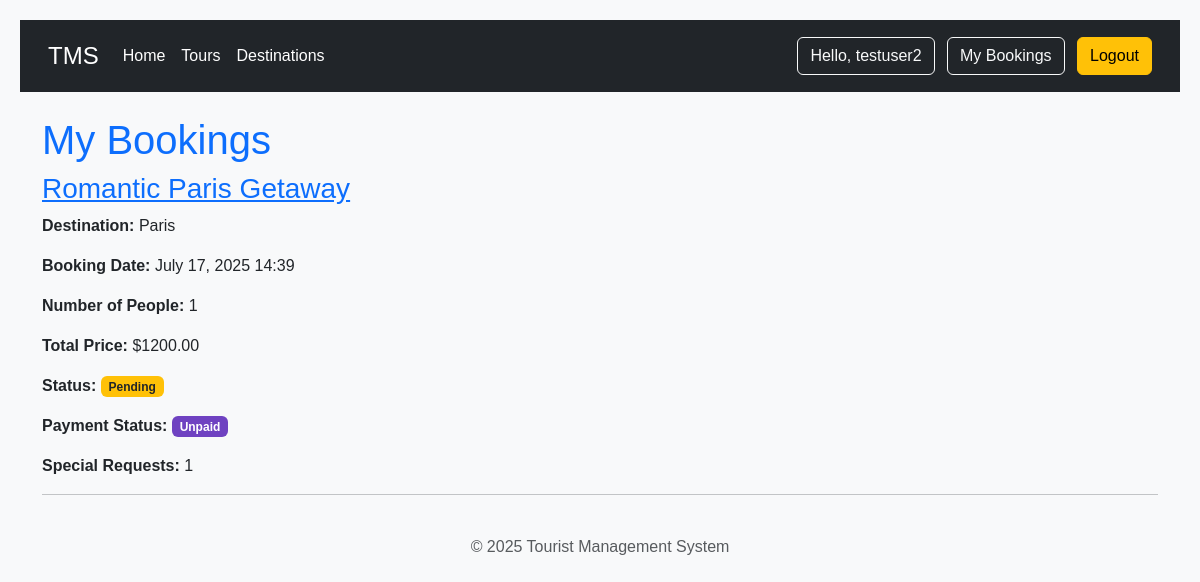
Screenshot of /tours/my-bookings/ (signed in) with the database file from the repository.
### tours/models.py (models this page shows, shortened)
class Booking(models.Model):
    BOOKING_STATUS_CHOICES = [
        ('pending', 'Pending'),
        ('confirmed', 'Confirmed'),
        ('cancelled', 'Cancelled'),
        ('completed', 'Completed'),
    ]
    PAYMENT_STATUS_CHOICES = [
        ('unpaid', 'Unpaid'),
        ('paid', 'Paid'),
        ('refunded', 'Refunded'),
        ('failed', 'Failed'), # Added 'failed' for completeness
    ]
    user = models.ForeignKey(User, on_delete=models.CASCADE, related_name='bookings')
    tour_package = models.ForeignKey(TourPackage, on_delete=models.CASCADE, related_name='bookings')
    booking_date = models.DateTimeField(auto_now_add=True)
    number_of_people = models.IntegerField(default=1)
    total_price = models.DecimalField(max_digits=10, decimal_places=2)
    status = models.CharField(max_length=20, choices=BOOKING_STATUS_CHOICES, default='pending')
    payment_status = models.CharField(max_length=20, choices=PAYMENT_STATUS_CHOICES, default='unpaid')
    payment_id = models.CharField(max_length=100, blank=True, null=True, help_text="Transaction ID from payment gateway")
    payment_method = models.CharField(max_length=50, blank=True, null=True, help_text="e.g., 'Credit Card', 'PayPal'")
    payment_timestamp = models.DateTimeField(blank=True, null=True, help_text="Time payment was processed")
    special_requests = models.TextField(blank=True, null=True)

class TourPackage(models.Model):
    TOUR_TYPES = [
        ('adventure', 'Adventure'),
        ('cultural', 'Cultural'),
        ('wildlife', 'Wildlife'),
        ('beach', 'Beach'),
        ('historical', 'Historical'),
        ('family', 'Family'),
        ('spiritual', 'Spiritual'),
    ]
    name = models.CharField(max_length=255)
    destination = models.ForeignKey(Destination, on_delete=models.CASCADE, related_name='tour_packages')
    description = models.TextField()
    price = models.DecimalField(max_digits=10, decimal_places=2)
    duration_days = models.IntegerField(help_text="Duration in days")
    tour_type = models.CharField(max_length=50, choices=TOUR_TYPES, default='cultural')
    max_participants = models.IntegerField(default=10)
    available_slots = models.IntegerField(default=10)
    start_date = models.DateField()
    end_date = models.DateField()
    includes = models.TextField(blank=True, null=True, help_text="What's included in the package")
    excludes = models.TextField(blank=True, null=True, help_text="What's not included in the package")
    image = models.ImageField(upload_to='tour_packages/', blank=True, null=True)

class Destination(models.Model):
    name = models.CharField(max_length=200, unique=True)
    description = models.TextField()
    location = models.CharField(max_length=255)
    image = models.ImageField(upload_to='destinations/', blank=True, null=True)
    best_time_to_visit = models.CharField(max_length=100, blank=True, null=True)

### tours/views.py (the view)
# urls.py: path('my-bookings/', views.my_bookings, name='my_bookings'),
@login_required
def my_bookings(request):
    user_bookings = Booking.objects.filter(user=request.user).order_by('-booking_date')
    context = {
        'user_bookings': user_bookings
    }
    return render(request, 'tours/my_bookings.html', context)

### templates/tours/my_bookings.html (shortened to what this page needs)
{% extends 'base.html' %}
{% block content %}
    <h1>My Bookings</h1>
    {% if user_bookings %}
        <div class="bookings-list">
            {% for booking in user_bookings %}
                <div class="booking-card">
                    <h3><a href="{% url 'tours:tour_detail' pk=booking.tour_package.pk %}">{{ booking.tour_package.name }}</a></h3>
                    <p><strong>Destination:</strong> {{ booking.tour_package.destination.name }}</p>
                    <p><strong>Booking Date:</strong> {{ booking.booking_date|date:"F d, Y H:i" }}</p>
                    <p><strong>Number of People:</strong> {{ booking.number_of_people }}</p>
                    <p><strong>Total Price:</strong> ${{ booking.total_price }}</p>
                    <p><strong>Status:</strong> <span class="badge badge-{{ booking.status }}">{{ booking.get_status_display }}</span></p>
                    <p><strong>Payment Status:</strong> <span class="badge badge-{{ booking.payment_status }}">{{ booking.get_payment_status_display }}</span></p>
                    {% if booking.special_requests %}
                        <p><strong>Special Requests:</strong> {{ booking.special_requests }}</p>
                    {% endif %}
                    <hr>
                </div>
            {% endfor %}
        </div>
    {% else %}
        <p>You have no bookings yet. <a href="{% url 'tours:tour_list' %}">Explore tours to book one!</a></p>
    {% endif %}
{% endblock %}

### templates/base.html (shortened to what this page needs)
<!DOCTYPE html>
<html lang="en">
<head>
    {% load static %}
    <link href="https://cdn.jsdelivr.net/npm/bootstrap@5.3.3/dist/css/bootstrap.min.css" rel="stylesheet">
    <link rel="stylesheet" href="https://cdnjs.cloudflare.com/ajax/libs/font-awesome/6.5.2/css/all.min.css" />
    <link rel="stylesheet" href="{% static 'css/style.css' %}">
</head>
<body>
    <header class="p-3 bg-dark text-white">
        <nav class="container">
            <div class="d-flex flex-wrap align-items-center justify-content-center justify-content-lg-start">
                <a href="{% url 'home' %}" class="d-flex align-items-center mb-2 mb-lg-0 text-white text-decoration-none fs-4 me-3">TMS</a>
                <ul class="nav col-12 col-lg-auto me-lg-auto mb-2 justify-content-center mb-md-0">
                    <li><a href="{% url 'home' %}" class="nav-link px-2 text-white">Home</a></li>
                    <li><a href="{% url 'tours:tour_list' %}" class="nav-link px-2 text-white">Tours</a></li>
                    <li><a href="{% url 'tours:destination_list' %}" class="nav-link px-2 text-white">Destinations</a></li>
                </ul>
                <div class="text-end">
                    {% if user.is_authenticated %}
                        <a href="{% url 'users:profile' %}" class="btn btn-outline-light me-2">Hello, {{ user.username }}</a>
                        <a href="{% url 'tours:my_bookings' %}" class="btn btn-outline-light me-2">My Bookings</a>
                        <form style="display:inline;" action="{% url 'users:logout' %}" method="post">
                            <button type="submit" class="btn btn-warning">Logout</button>
                        </form>
                    {% else %}
                        <a href="{% url 'users:login' %}" class="btn btn-outline-light me-2">Login</a>
                        <a href="{% url 'users:register' %}" class="btn btn-warning">Register</a>
                    {% endif %}
                </div>
            </div>
        </nav>
    </header>
    <main class="container mt-4">
        {% block content %}
        {% endblock %}
    </main>
    <footer class="py-3 my-4">
        <p class="text-center text-muted">&copy; 2025 Tourist Management System</p>
    </footer>
</body>
</html>

### static/css/style.css (style rules this page uses)
body { font-family: Arial, sans-serif; background-color: #f4f4f4; color: #333; margin: 20px; }
h1 { color: #0056b3; }
body { font-family: Arial, sans-serif; background-color: #f8f9fa; color: #212529; }
h1, h2, h3 { color: #0d6efd; }
.badge-pending { background-color: #ffc107; color: #212529; }
.badge-unpaid { background-color: #6f42c1; color: #fff; }

### rows the page displays
Booking: tour_package.name "Romantic Paris Getaway", tour_package.destination.name "Paris", booking_date "July 17, 2025 14:39", number_of_people "1", total_price "1200.00", status "Pending", payment_status "Unpaid", special_requests "1"

### other values shown
{{ user.username }} "testuser2"
